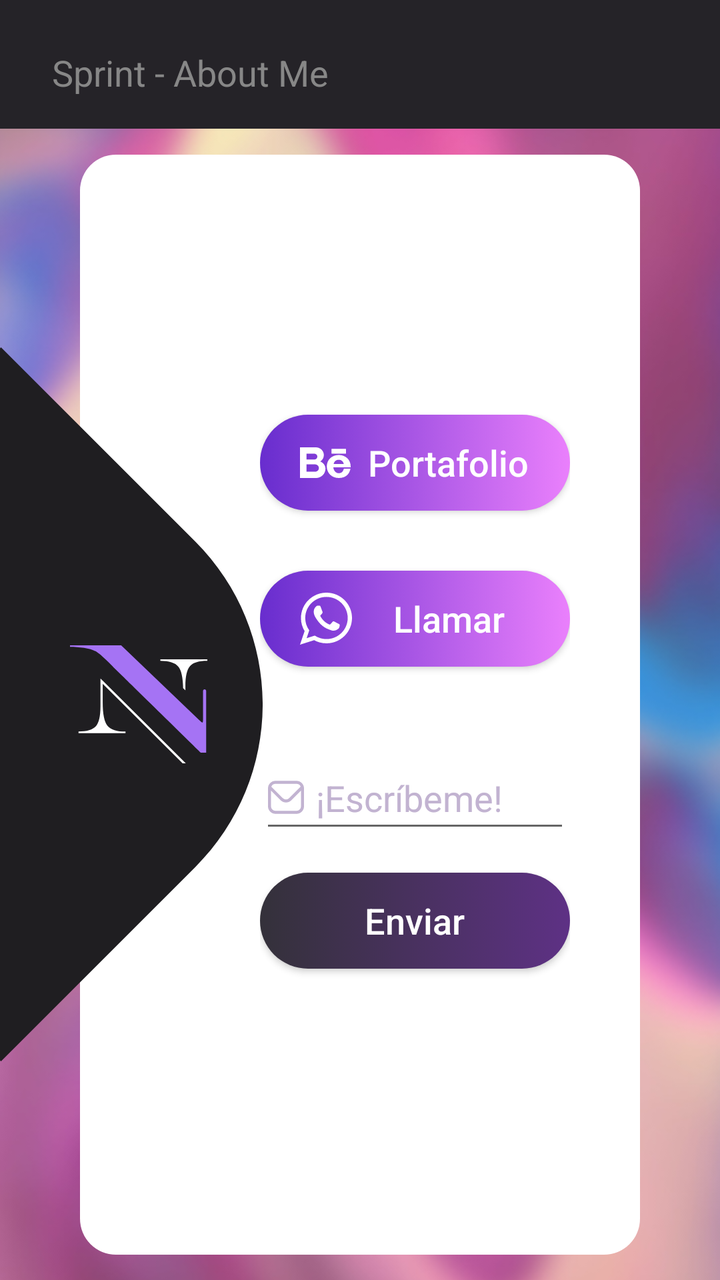
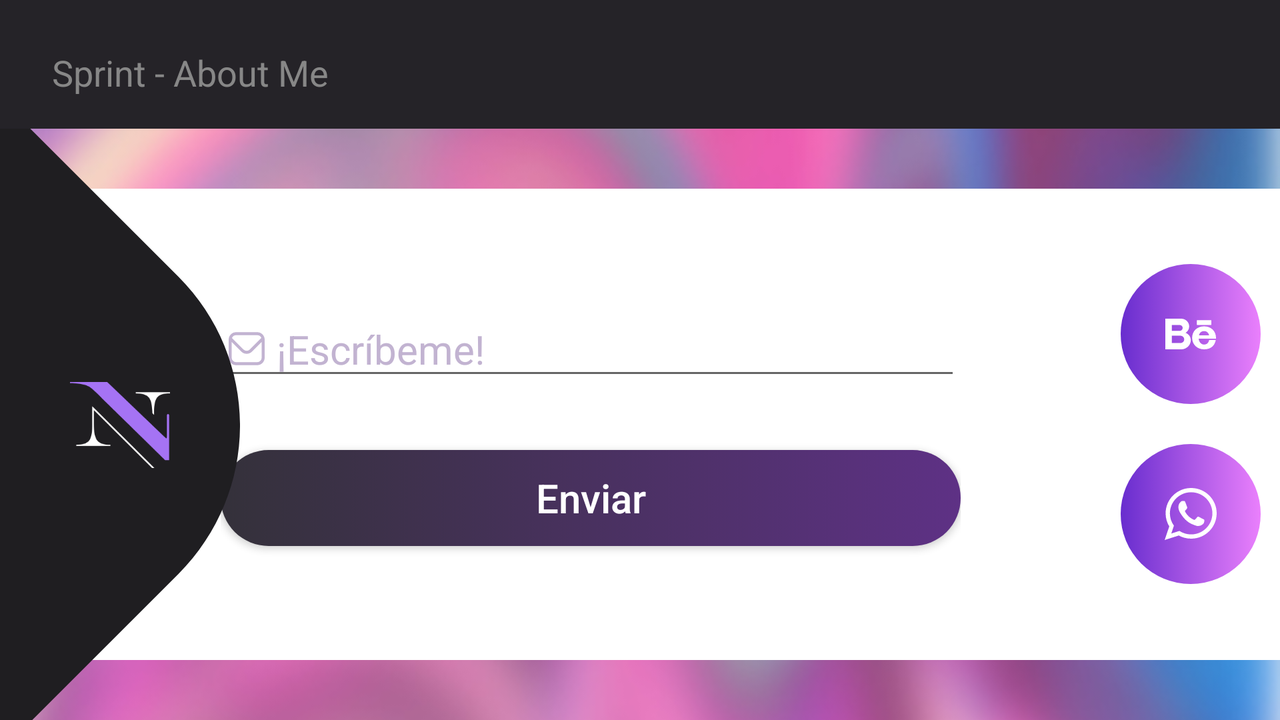

Two renders of one Android screen. The first uses the default layout on a phone; the second uses the alternative layout the repository ships for a different screen configuration, on a matching device. The two XML files are below.
<!-- AndroidManifest.xml: application theme Theme.Sprint_M4 -->
<!-- res/layout/activity_contacto.xml -->
<?xml version="1.0" encoding="utf-8"?>
<androidx.constraintlayout.widget.ConstraintLayout xmlns:android="http://schemas.android.com/apk/res/android"
    xmlns:app="http://schemas.android.com/apk/res-auto"
    xmlns:tools="http://schemas.android.com/tools"
    android:id="@+id/main"
    android:layout_width="match_parent"
    android:layout_height="match_parent"
    tools:context=".Contacto">

    <androidx.appcompat.widget.Toolbar
        android:id="@+id/toolbar"
        android:layout_width="match_parent"
        android:layout_height="wrap_content"
        android:minHeight="?attr/actionBarSize"
        android:theme="@style/cToolbar"
        app:layout_constraintEnd_toEndOf="parent"
        app:layout_constraintStart_toStartOf="parent"
        app:layout_constraintTop_toTopOf="parent"
        app:title="Sprint - About Me"
        app:titleTextAppearance="@style/TextAppearance.AppCompat.Medium" />

    <ImageView
        android:id="@+id/imageView"
        android:layout_width="match_parent"
        android:layout_height="wrap_content"
        android:elevation="-1dp"
        android:scaleType="center"
        app:layout_constraintBottom_toBottomOf="parent"
        app:layout_constraintEnd_toEndOf="parent"
        app:layout_constraintStart_toStartOf="parent"
        app:layout_constraintTop_toBottomOf="@id/toolbar"
        app:srcCompat="@drawable/background_blur" />

    <androidx.constraintlayout.widget.ConstraintLayout
        android:layout_width="match_parent"
        android:layout_height="0dp"
        app:layout_constraintBottom_toBottomOf="parent"
        app:layout_constraintEnd_toEndOf="parent"
        app:layout_constraintStart_toStartOf="parent"
        app:layout_constraintTop_toBottomOf="@id/toolbar">

        <androidx.constraintlayout.widget.Guideline
            android:id="@+id/guideline1"
            android:layout_width="wrap_content"
            android:layout_height="wrap_content"
            android:orientation="vertical"
            app:layout_constraintGuide_begin="40dp" />

        <androidx.constraintlayout.widget.Guideline
            android:id="@+id/guideline2"
            android:layout_width="wrap_content"
            android:layout_height="wrap_content"
            android:orientation="vertical"
            app:layout_constraintGuide_end="40dp" />

        <RelativeLayout
            android:layout_width="wrap_content"
            android:layout_height="wrap_content"
            android:elevation="1dp"
            app:layout_constraintBottom_toBottomOf="parent"
            app:layout_constraintStart_toStartOf="parent"
            app:layout_constraintTop_toTopOf="parent">

            <ImageView
                android:id="@+id/imgLogo"
                android:layout_width="wrap_content"
                android:layout_height="wrap_content"
                android:layout_centerVertical="true"
                android:layout_marginStart="35dp"
                android:elevation="1dp"
                app:srcCompat="@drawable/logo" />

            <ImageView
                android:id="@+id/imagShapeLogo"
                android:layout_width="wrap_content"
                android:layout_height="wrap_content"
                app:srcCompat="@drawable/back_logo" />

        </RelativeLayout>

        <RelativeLayout
            android:layout_width="0dp"
            android:layout_height="550dp"
            android:background="@drawable/round_layout"
            app:layout_constraintBottom_toBottomOf="parent"
            app:layout_constraintEnd_toEndOf="@id/guideline2"
            app:layout_constraintStart_toStartOf="@id/guideline1"
            app:layout_constraintTop_toTopOf="parent">

            <LinearLayout
                android:layout_width="190dp"
                android:layout_height="match_parent"
                android:layout_alignParentEnd="true"
                android:layout_marginTop="130dp"
                android:paddingEnd="35dp"
                android:gravity="center_horizontal"
                android:orientation="vertical">

                <Button
                    android:id="@+id/btnBehance"
                    android:layout_width="match_parent"
                    android:layout_height="wrap_content"
                    android:layout_marginBottom="30dp"
                    android:text="@string/btnBehance"
                    style="@style/btnGradient"
                    android:drawableStart="@drawable/ic_behance"
                    android:drawablePadding="8dp"/>

                <Button
                    android:id="@+id/btnWsp"
                    android:layout_width="match_parent"
                    android:layout_height="wrap_content"
                    android:text="@string/btnWsp"
                    style="@style/btnGradient"
                    android:layout_marginBottom="40dp"
                    android:drawableStart="@drawable/ic_whatsapp"
                    android:drawablePadding="8dp"/>


                <EditText
                    android:id="@+id/etEmail"
                    android:layout_width="match_parent"
                    android:layout_height="48dp"
                    android:layout_marginBottom="15dp"
                    android:drawableStart="@drawable/email"
                    android:ems="10"
                    android:hint="@string/hCorreo"
                    android:inputType="text"
                    android:textColorHint="@color/colorHint"
                    android:drawablePadding="6dp"/>

                <Button
                    android:id="@+id/btnEmail"
                    android:layout_width="match_parent"
                    android:layout_height="wrap_content"
                    android:layout_marginBottom="60dp"
                    android:textSize="18sp"
                    android:textAllCaps="false"
                    android:textColor="@color/white"
                    android:background="@drawable/button_gradient_dark"
                    android:text="@string/btnCorreo" />

            </LinearLayout>


        </RelativeLayout>

    </androidx.constraintlayout.widget.ConstraintLayout>


</androidx.constraintlayout.widget.ConstraintLayout>
<!-- resources referenced by this layout -->
<resources>
  <color name="colorHint">#C2B3D1</color>
  <color name="white">#FFFFFFFF</color>
  <!-- drawable back_logo (drawable) -->
  <vector xmlns:android="http://schemas.android.com/apk/res/android"
      android:width="131.33dp"
      android:height="357dp"
      android:viewportWidth="131.33"
      android:viewportHeight="357">
    <path
        android:pathData="M97.62,97.12L0.5,0l-0.5,0.5v356l0.5,0.5 97.12,-97.12c44.95,-44.95 44.95,-117.82 0,-162.77Z"
        android:strokeWidth="0"
        android:fillColor="#1f1e21"/>
  </vector>
  <!-- drawable email (drawable) -->
  <vector xmlns:android="http://schemas.android.com/apk/res/android"
      android:width="18dp"
      android:height="18dp"
      android:viewportWidth="24"
      android:viewportHeight="24">
    <path
        android:fillColor="@color/colorHint"
        android:pathData="M19,1H5A5.006,5.006 0,0 0,0 6V18a5.006,5.006 0,0 0,5 5H19a5.006,5.006 0,0 0,5 -5V6A5.006,5.006 0,0 0,19 1ZM5,3H19a3,3 0,0 1,2.78 1.887l-7.658,7.659a3.007,3.007 0,0 1,-4.244 0L2.22,4.887A3,3 0,0 1,5 3ZM19,21H5a3,3 0,0 1,-3 -3V7.5L8.464,13.96a5.007,5.007 0,0 0,7.072 0L22,7.5V18A3,3 0,0 1,19 21Z"/>
  </vector>
  <!-- drawable round_layout (drawable) -->
  <?xml version="1.0" encoding="utf-8"?>
  <shape xmlns:android="http://schemas.android.com/apk/res/android">
      <solid android:color="@color/white"/> 
      <corners android:radius="18dp"/> 
  
  </shape>
  <string name="btnBehance">Portafolio</string>
  <string name="btnCorreo">Enviar</string>
  <string name="btnWsp">Llamar</string>
  <string name="hCorreo">¡Escríbeme!</string>
  <style name="btnGradient">
          <item name="android:background">@drawable/button_gradient</item>
          <item name="android:paddingStart">20dp</item>
          <item name="android:paddingEnd">20dp</item>
          <item name="android:textSize">18sp</item>
          <item name="textAllCaps">false</item>
          <item name="android:textColor">@color/white</item>
      </style>
  <style name="cToolbar">
          <item name="android:background">@color/colorPrimaryDark</item>
          <item name="titleTextColor">@color/colorGrey</item>
          <item name="android:padding">10dp</item>
      </style>
  <style name="Theme.Sprint_M4" parent="Base.Theme.Sprint_M4" />
  <!-- drawable button_gradient (drawable) -->
  <?xml version="1.0" encoding="utf-8"?>
  <selector xmlns:android="http://schemas.android.com/apk/res/android">
  
      <item android:state_pressed="true">
          <shape xmlns:android="http://schemas.android.com/apk/res/android" android:shape="rectangle">
  
              <gradient android:startColor="#6C3AC5"
                  android:endColor="#9A6CDB"
                  android:type="linear"/>
  
              <corners android:radius="50dp"/>
  
          </shape>
      </item>
  
  
      <item>
          <shape xmlns:android="http://schemas.android.com/apk/res/android" android:shape="rectangle">
  
              <gradient android:startColor="#682DCE"
                  android:endColor="#EA80FC"
                  android:type="linear"/>
  
              <corners android:radius="50dp"/>
  
          </shape>
      </item>
  
  </selector>
  <color name="colorPrimaryDark">#252328</color>
  <color name="colorGrey">#878787</color>
  <style name="Base.Theme.Sprint_M4" parent="Theme.AppCompat.DayNight.NoActionBar">
          
          
          <item name="android:statusBarColor">@color/black</item>
      </style>
  <color name="black">#FF000000</color>
</resources>
<!-- res/layout-land/activity_contacto.xml (the repository's variant of the layout above) -->
<!-- drawn on the phone turned sideways -->
<?xml version="1.0" encoding="utf-8"?>
<androidx.constraintlayout.widget.ConstraintLayout xmlns:android="http://schemas.android.com/apk/res/android"
    xmlns:app="http://schemas.android.com/apk/res-auto"
    xmlns:tools="http://schemas.android.com/tools"
    android:id="@+id/main"
    android:layout_width="match_parent"
    android:layout_height="match_parent"
    tools:context=".Contacto">

    <androidx.appcompat.widget.Toolbar
        android:id="@+id/toolbar"
        android:layout_width="match_parent"
        android:layout_height="wrap_content"
        android:minHeight="?attr/actionBarSize"
        android:theme="@style/cToolbar"
        app:layout_constraintEnd_toEndOf="parent"
        app:layout_constraintStart_toStartOf="parent"
        app:layout_constraintTop_toTopOf="parent"
        app:title="Sprint - About Me"
        app:titleTextAppearance="@style/TextAppearance.AppCompat.Medium" />

    <ImageView
        android:id="@+id/imageView"
        android:layout_width="match_parent"
        android:layout_height="wrap_content"
        android:elevation="-1dp"
        android:scaleType="centerCrop"
        app:layout_constraintBottom_toBottomOf="parent"
        app:layout_constraintEnd_toEndOf="parent"
        app:layout_constraintStart_toStartOf="parent"
        app:layout_constraintTop_toBottomOf="@id/toolbar"
        app:srcCompat="@drawable/background_blur" />

    <androidx.constraintlayout.widget.ConstraintLayout
        android:layout_width="match_parent"
        android:layout_height="0dp"
        app:layout_constraintBottom_toBottomOf="parent"
        app:layout_constraintEnd_toEndOf="parent"
        app:layout_constraintStart_toStartOf="parent"
        app:layout_constraintTop_toBottomOf="@id/toolbar">

        <androidx.constraintlayout.widget.Guideline
            android:id="@+id/guideline1"
            android:layout_width="wrap_content"
            android:layout_height="wrap_content"
            android:orientation="horizontal"
            app:layout_constraintGuide_begin="30dp" />

        <androidx.constraintlayout.widget.Guideline
            android:id="@+id/guideline2"
            android:layout_width="wrap_content"
            android:layout_height="wrap_content"
            android:orientation="horizontal"
            app:layout_constraintGuide_end="30dp" />

        <RelativeLayout
            android:layout_width="wrap_content"
            android:layout_height="350dp"
            android:elevation="1dp"
            app:layout_constraintBottom_toBottomOf="parent"
            app:layout_constraintStart_toStartOf="parent"
            app:layout_constraintTop_toTopOf="parent">

            <ImageView
                android:id="@+id/imgLogo"
                android:layout_width="50dp"
                android:layout_height="wrap_content"
                android:layout_centerVertical="true"
                android:layout_marginStart="35dp"
                android:elevation="1dp"
                app:srcCompat="@drawable/logo" />

            <ImageView
                android:id="@+id/imagShapeLogo"
                android:layout_width="120dp"
                android:layout_height="wrap_content"

                app:srcCompat="@drawable/back_logo" />

        </RelativeLayout>

        <RelativeLayout
            android:layout_width="700dp"
            android:layout_height="0dp"
            android:background="@drawable/round_layout"
            app:layout_constraintBottom_toBottomOf="@id/guideline2"
            app:layout_constraintEnd_toEndOf="parent"
            app:layout_constraintStart_toStartOf="parent"
            app:layout_constraintTop_toTopOf="@id/guideline1">


            <LinearLayout
                android:layout_width="wrap_content"
                android:layout_height="wrap_content"
                android:layout_alignStart="@id/layoutButtons"
                android:layout_marginStart="140dp"
                android:layout_marginEnd="60dp"
                android:layout_alignParentStart="true"
                android:layout_alignParentTop="true"
                android:layout_alignParentBottom="true"
                android:gravity="center_vertical"
                android:layout_toStartOf="@+id/layoutButtons"
                android:orientation="vertical">

                <EditText
                    android:id="@+id/etEmail"
                    android:layout_width="match_parent"
                    android:layout_height="wrap_content"
                    android:layout_marginBottom="30dp"
                    android:drawableStart="@drawable/email"
                    android:drawablePadding="6dp"
                    android:textSize="20sp"
                    android:hint="@string/hCorreo"
                    android:inputType="text"
                    android:textColorHint="@color/colorHint" />

                <Button
                    android:id="@+id/btnEmail"
                    android:layout_width="match_parent"
                    android:layout_height="wrap_content"
                    android:background="@drawable/button_gradient_dark"
                    android:text="@string/btnCorreo"
                    android:textAllCaps="false"
                    android:textColor="@color/white"
                    android:textSize="20sp" />

            </LinearLayout>


            <LinearLayout
                android:id="@+id/layoutButtons"
                android:layout_width="wrap_content"
                android:layout_height="wrap_content"
                android:layout_alignParentEnd="true"
                android:layout_alignParentBottom="true"
                android:layout_alignParentTop="true"
                android:layout_marginStart="20dp"
                android:layout_marginEnd="40dp"
                android:gravity="center"
                android:orientation="vertical">

                <ImageButton
                    android:id="@+id/btnBehance"
                    android:layout_width="70dp"
                    android:layout_height="70dp"
                    android:layout_marginBottom="20dp"
                    android:background="@drawable/buttonfloat_gradient"
                    android:contentDescription="Behance"
                    app:srcCompat="@drawable/ic_behance" />

                <ImageButton
                    android:id="@+id/btnWsp"
                    android:layout_width="70dp"
                    android:layout_height="70dp"
                    android:background="@drawable/buttonfloat_gradient"
                    android:contentDescription="Whatsapp"
                    app:srcCompat="@drawable/ic_whatsapp" />

            </LinearLayout>

        </RelativeLayout>

    </androidx.constraintlayout.widget.ConstraintLayout>


</androidx.constraintlayout.widget.ConstraintLayout>
<!-- resources referenced by the variant -->
<!-- as the phone turned sideways resolves them -->
<resources>
  <color name="colorHint">#C2B3D1</color>
  <color name="white">#FFFFFFFF</color>
  <!-- drawable back_logo (drawable) -->
  <vector xmlns:android="http://schemas.android.com/apk/res/android"
      android:width="131.33dp"
      android:height="357dp"
      android:viewportWidth="131.33"
      android:viewportHeight="357">
    <path
        android:pathData="M97.62,97.12L0.5,0l-0.5,0.5v356l0.5,0.5 97.12,-97.12c44.95,-44.95 44.95,-117.82 0,-162.77Z"
        android:strokeWidth="0"
        android:fillColor="#1f1e21"/>
  </vector>
  <!-- drawable button_gradient_dark (drawable) -->
  <?xml version="1.0" encoding="utf-8"?>
  <selector xmlns:android="http://schemas.android.com/apk/res/android">
  
      <item android:state_pressed="true">
          <shape xmlns:android="http://schemas.android.com/apk/res/android" android:shape="rectangle">
  
              <gradient android:startColor="#6C3AC5"
                  android:endColor="#9A6CDB"
                  android:type="linear"/>
  
              <corners android:radius="50dp"/>
  
          </shape>
      </item>
  
  
      <item>
          <shape xmlns:android="http://schemas.android.com/apk/res/android" android:shape="rectangle">
  
              <gradient android:startColor="#34313A"
                  android:endColor="#5E3185"
                  android:type="linear" />
  
              <corners android:radius="50dp"/>
  
          </shape>
      </item>
  
  </selector>
  <!-- drawable buttonfloat_gradient (drawable) -->
  <?xml version="1.0" encoding="utf-8"?>
  <selector xmlns:android="http://schemas.android.com/apk/res/android">
  
      <item android:state_pressed="true">
          <shape xmlns:android="http://schemas.android.com/apk/res/android" android:shape="oval">
  
              <gradient android:startColor="#6C3AC5"
                  android:endColor="#9A6CDB"/>
  
  
          </shape>
      </item>
  
  
      <item>
          <shape xmlns:android="http://schemas.android.com/apk/res/android" android:shape="oval">
  
              <gradient android:startColor="#682DCE"
                  android:endColor="#EA80FC"/>
  
          </shape>
      </item>
  
  </selector>
  <!-- drawable email (drawable) -->
  <vector xmlns:android="http://schemas.android.com/apk/res/android"
      android:width="18dp"
      android:height="18dp"
      android:viewportWidth="24"
      android:viewportHeight="24">
    <path
        android:fillColor="@color/colorHint"
        android:pathData="M19,1H5A5.006,5.006 0,0 0,0 6V18a5.006,5.006 0,0 0,5 5H19a5.006,5.006 0,0 0,5 -5V6A5.006,5.006 0,0 0,19 1ZM5,3H19a3,3 0,0 1,2.78 1.887l-7.658,7.659a3.007,3.007 0,0 1,-4.244 0L2.22,4.887A3,3 0,0 1,5 3ZM19,21H5a3,3 0,0 1,-3 -3V7.5L8.464,13.96a5.007,5.007 0,0 0,7.072 0L22,7.5V18A3,3 0,0 1,19 21Z"/>
  </vector>
  <!-- drawable round_layout (drawable) -->
  <?xml version="1.0" encoding="utf-8"?>
  <shape xmlns:android="http://schemas.android.com/apk/res/android">
      <solid android:color="@color/white"/> 
      <corners android:radius="18dp"/> 
  
  </shape>
  <string name="btnCorreo">Enviar</string>
  <string name="hCorreo">¡Escríbeme!</string>
  <style name="cToolbar">
          <item name="android:background">@color/colorPrimaryDark</item>
          <item name="titleTextColor">@color/colorGrey</item>
          <item name="android:padding">10dp</item>
      </style>
  <style name="Theme.Sprint_M4" parent="Base.Theme.Sprint_M4" />
  <color name="colorPrimaryDark">#252328</color>
  <color name="colorGrey">#878787</color>
  <style name="Base.Theme.Sprint_M4" parent="Theme.AppCompat.DayNight.NoActionBar">
          
          
          <item name="android:statusBarColor">@color/black</item>
      </style>
  <color name="black">#FF000000</color>
</resources>
